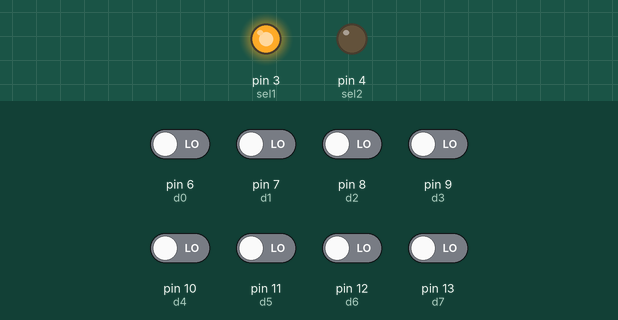
Bench run of a sketch on a simulated Arduino Uno, built with avr-gcc and run on an emulated ATmega328P. Parts: output pins drawn as LEDs (lit = HIGH). Inputs (shaded band) come from the test bench; at power-on: pin 6 (d0), pin 7 (d1), pin 8 (d2), pin 9 (d3), pin 10 (d4), pin 11 (d5), pin 12 (d6), pin 13 (d7) LOW. Pins used as bus, display or sensor lines are not drawn; what the sketch prints to the serial monitor is not drawn.

Above: at 0.1 s.
Timing chart, 0 to 1.6 s (numbered marks = the images above):
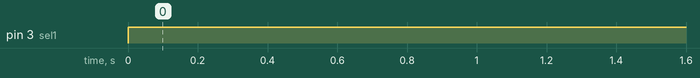

The sketch:

Test_Decoder.ino.ino
```cpp
const int d0 = 6;
const int d1 = 7;
const int d2 = 8;
const int d3 = 9;
const int d4 = 10;
const int d5 = 11;
const int d6 = 12;
const int d7 = 13;
const int oe = 2;
const int sel1 = 3;
const int sel2 = 4;
const int rst = 5;


// System Clock Frequency
const unsigned long int CLK = 16001675;

int flag = 0;
byte totalByte = 0;

// Values for external interupt.

void setup() {

  // initialize input pins:
  pinMode(d0, INPUT);
  pinMode(d1, INPUT);
  pinMode(d2, INPUT);
  pinMode(d3, INPUT);
  pinMode(d4, INPUT);
  pinMode(d5, INPUT);
  pinMode(d6, INPUT);
  pinMode(d7, INPUT);
  pinMode(sel1, OUTPUT);
  pinMode(sel2, OUTPUT);
  pinMode(oe, OUTPUT);
  pinMode(rst, OUTPUT);

  Serial.begin(9600);

  digitalWrite(rst, LOW);

}
void loop() {

  digitalWrite(oe, LOW);
  digitalWrite(sel1, HIGH);
  digitalWrite(sel2, LOW);
  digitalWrite(rst, HIGH);

  //Serial.println(rst);

  bitWrite( totalByte, 0, digitalRead(d0));
  bitWrite( totalByte, 1, digitalRead(d1));
  bitWrite( totalByte, 2, digitalRead(d2));
  bitWrite( totalByte, 3, digitalRead(d3));
  bitWrite( totalByte, 4, digitalRead(d4));
  bitWrite( totalByte, 5, digitalRead(d5));
  bitWrite( totalByte, 6, digitalRead(d6));
  bitWrite( totalByte, 7, digitalRead(d7));

  Serial.println((double) totalByte);


}
```

Measured:
- by itself, pin 3 (sel1): LOW → HIGH at 0.00 s
